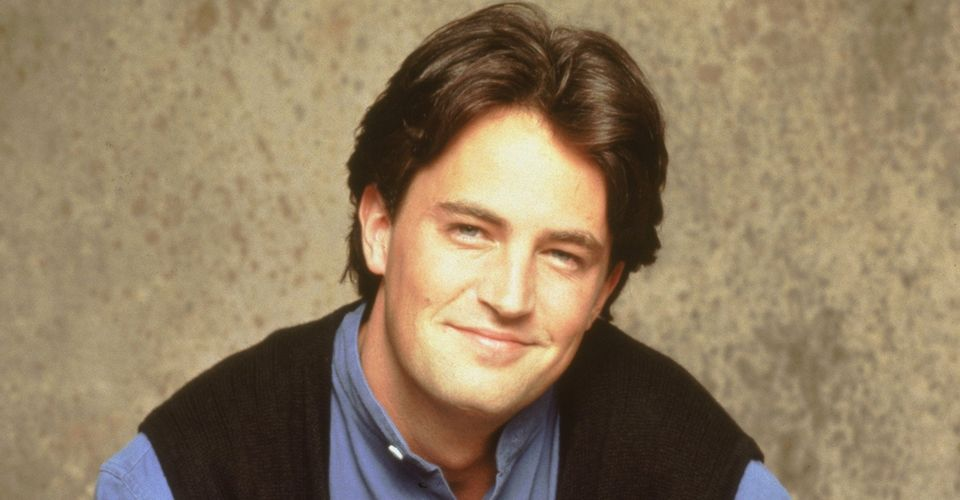
#> input picture Chandler.jpg, 960 x 500 px
$ python '5 image transormations.py'
#> lines starting #> are read from the running program, lines starting #| are printed output that depends on the picture
import cv2 as cv
import numpy as np
img = cv.imread('Chandler.jpg')
#> img is the input picture: shape (500, 960, 3); mean B, G, R 97.2, 125.1, 144.4

#translation
def trans(img,x,y):
#> called with x = 100, y = 100
    transmat = np.float32([[1,0,x],[0,1,y]])
    dimensiion = (img.shape[1],img.shape[0])
#> dimensiion = (960, 500)
    return cv.warpAffine(img,transmat,dimensiion)
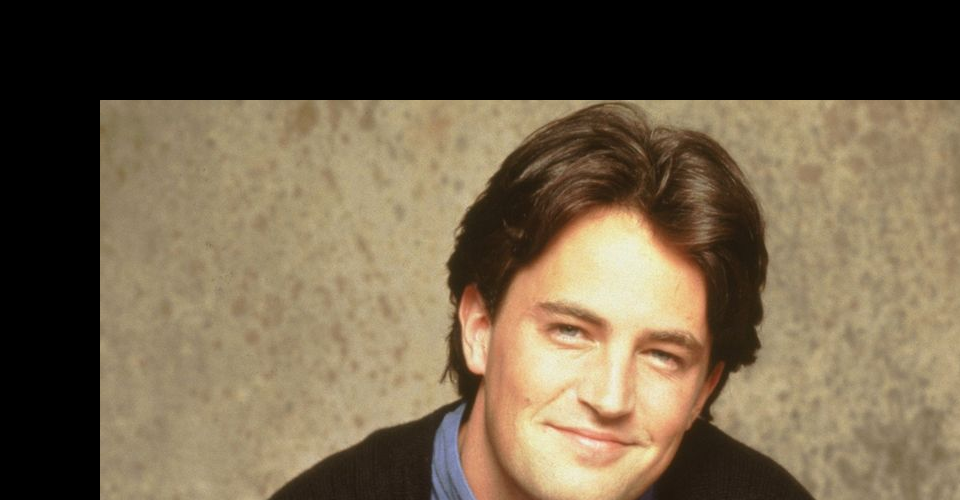
#> returned value: shape (500, 960, 3); mean of channels 0, 1, 2 72.8, 95.9, 111; drawn as B, G, R
translated = trans(img,100,100)
cv.imshow('translated',translated)

#rotation
def rotat(img,angle,rotPoint = None):
#> called with angle = 45
    (height,width) = img.shape[:2]
#> height = 500; width = 960
    if rotPoint is None:
        rotPoint = (width//2,height//2)
#> rotPoint = (480, 250)

    rotmat = cv.getRotationMatrix2D(rotPoint,angle,1.0)
    dimension = (width,height)
#> dimension = (960, 500)
    return cv.warpAffine(img,rotmat,dimension)
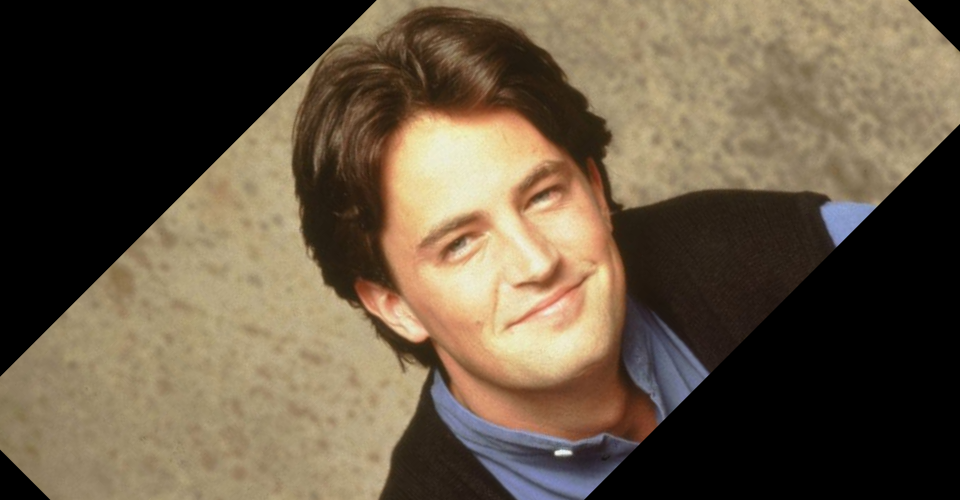
#> returned value: shape (500, 960, 3); mean of channels 0, 1, 2 66.7, 86.3, 100.7; drawn as B, G, R
rot = rotat(img,45)
cv.imshow('rotated',rot)

#resizing
resized = cv.resize(img,(500,500),interpolation=cv.INTER_CUBIC)
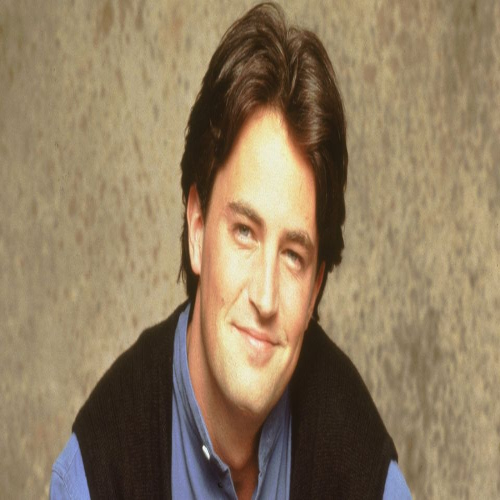
#> resized: shape (500, 500, 3); mean B, G, R 97.2, 125.1, 144.4
cv.imshow('resized',resized)

# flip
flip = cv.flip(img,1)
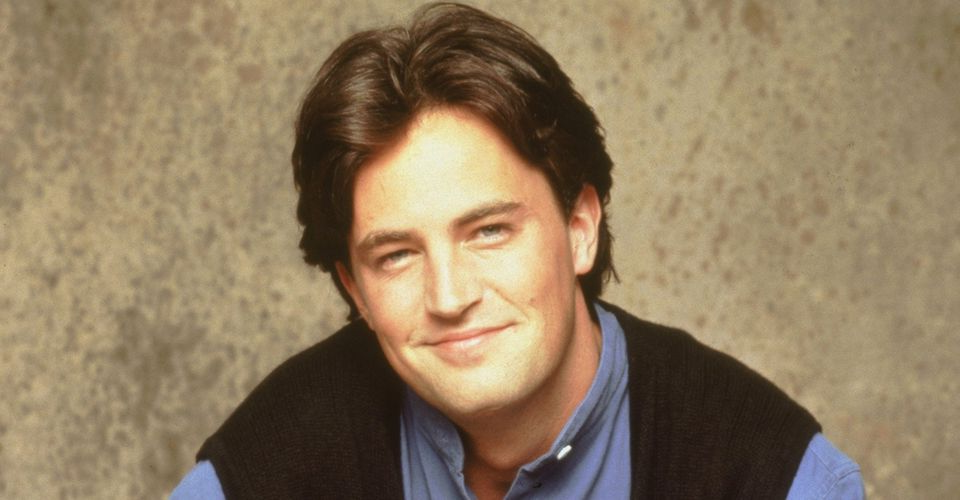
#> flip: shape (500, 960, 3); mean B, G, R 97.2, 125.1, 144.4
cv.imshow('flip',flip)

#cropping
crop = img[200:400,400:500]
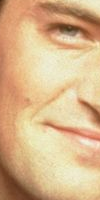
#> crop: shape (200, 100, 3); mean B, G, R 138.8, 181.2, 216.9
cv.imshow('crop',crop)
cv.waitKey(0)
